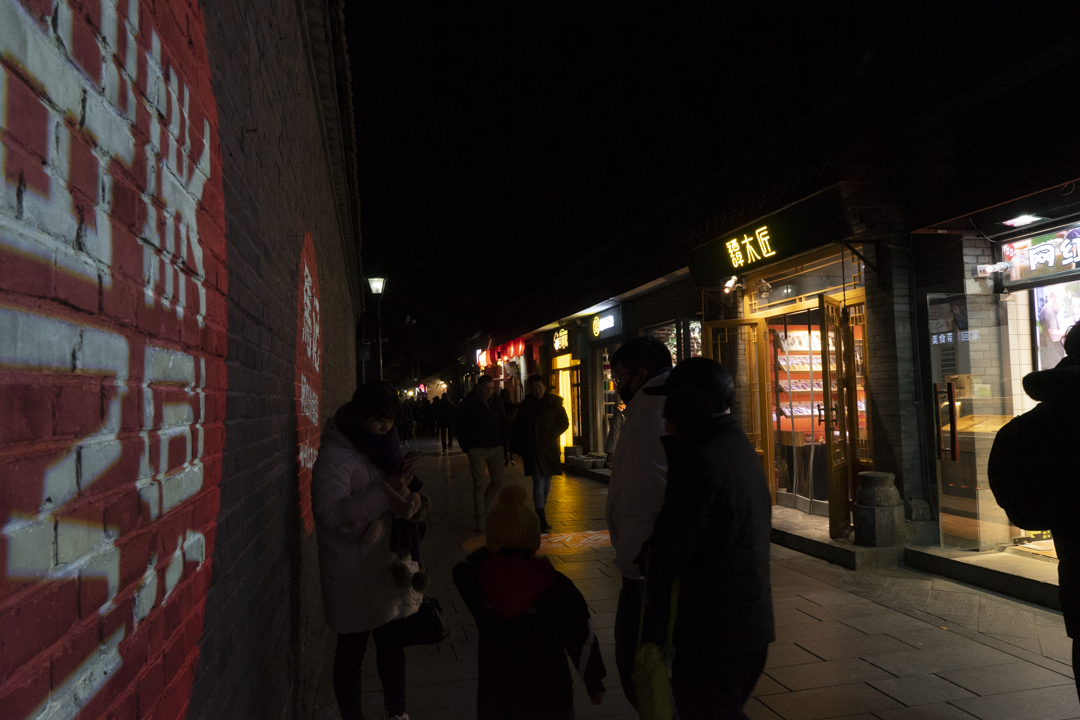
#> input picture vision-artificial/Pipeline de mejora de imagen para entornos de baja visibilidad/images/img1.png, 1080 x 720 px
$ python main.py
#> lines starting #> are read from the running program, lines starting #| are printed output that depends on the picture
import os
import cv2
import numpy as np
import matplotlib.pyplot as plt
from skimage.measure import shannon_entropy
from graphviz import Digraph

# =============================================================================
# BLOQUE 1: CONFIGURACION DE RUTAS
# =============================================================================
# Detectamos donde esta este archivo y subimos un nivel para encontrar la raiz
BASE_DIR = os.path.dirname(os.path.dirname(os.path.abspath(__file__)))

# Definimos rutas relativas para que funcione en cualquier PC
INPUT_DIR = os.path.join(BASE_DIR, "images")
OUT_DIR = os.path.join(BASE_DIR, "results")

# Crear carpeta de salida si no existe
os.makedirs(OUT_DIR, exist_ok=True)

IMG_FILES = ["img1.png", "img2.png", "img3.png", "img4.png"]

# =============================================================================
# BLOQUE 2: FUNCIONES AUXILIARES (MATEMATICAS Y CONVERSION)
# =============================================================================

def read_image_rgb(path):
    """
    Lee la imagen soportando rutas con tildes (ñ, á, ó...) en Windows.
    Usa numpy para leer los bytes raw y luego decodifica con OpenCV.
    """
    if not os.path.exists(path):
        print(f"[AVISO] No encontrado: {path}")
        return None

    try:
        # Leemos el archivo como un array de bytes (esto sí soporta tildes)
        img_array = np.fromfile(path, dtype=np.uint8)
        # Decodificamos esos bytes a una imagen BGR
        bgr = cv2.imdecode(img_array, cv2.IMREAD_COLOR)

        if bgr is None:
            print(f"[ERROR] No se pudo decodificar la imagen: {path}")
            return None

        # Convertimos a RGB para matplotlib
        return cv2.cvtColor(bgr, cv2.COLOR_BGR2RGB)

    except Exception as e:
        print(f"[ERROR CRITICO] Fallo al leer {path}: {e}")
        return None

def to_gray(rgb):
    """Convierte a escala de grises."""
    return cv2.cvtColor(rgb, cv2.COLOR_RGB2GRAY)

def normalize(img):
    """Normaliza de 0-255 a 0.0-1.0 (necesario para math)."""
    return img.astype(np.float32) / 255.0

def denormalize(img):
    """Devuelve de 0.0-1.0 a 0-255 (uint8)."""
    return np.clip(img * 255.0, 0, 255).astype(np.uint8)

def get_metrics_str(img):
    """Calcula media, desviacion y entropia y devuelve un texto formateado."""
    m = np.mean(img)
    s = np.std(img)
    h = shannon_entropy(img)
    return f"Media={m:.0f} Std={s:.0f} H={h:.2f}"

# =============================================================================
# BLOQUE 3: ALGORITMOS DE MEJORA (TEMA 6)
# =============================================================================

def contrast_stretch(img, p_low=2, p_high=98):
    """Estiramiento lineal basado en percentiles (robusto a ruido)."""
    img_float = normalize(img)
    p2, p98 = np.percentile(img_float, (p_low, p_high))
    # Estirar el rango [p2, p98] a [0, 1]
    res = (img_float - p2) / (p98 - p2 + 1e-8)
    return denormalize(np.clip(res, 0, 1))

def gamma_correction(img, gamma=0.5):
    """Correccion Gamma: Expande sombras si gamma < 1."""
    img_float = normalize(img)
    res = np.power(img_float, gamma)
    return denormalize(res)

def log_transform(img):
    """Transformacion Logaritmica: Expande valores bajos."""
    img_float = normalize(img)
    # Formula: c * log(1 + r) / log(1 + max) -> ya normalizado es mas simple
    res = np.log1p(img_float) / np.log1p(1.0)
    return denormalize(res)

def hist_equalization(img):
    """Ecualizacion Global (OpenCV)."""
    return cv2.equalizeHist(img)

# =============================================================================
# BLOQUE 4: GENERACION DE GRAFICAS
# =============================================================================

def save_comparison(fname, gray, processed, method_name):
    """Guarda una imagen comparativa individual."""
    fig, ax = plt.subplots(2, 2, figsize=(10, 8))

    # Original + Hist
    ax[0,0].imshow(gray, cmap='gray'); ax[0,0].set_title(f"Original\n{get_metrics_str(gray)}")
    ax[0,1].hist(gray.ravel(), 256, [0,256], color='k'); ax[0,1].set_title("Hist Original")

    # Procesada + Hist
    ax[1,0].imshow(processed, cmap='gray'); ax[1,0].set_title(f"{method_name}\n{get_metrics_str(processed)}")
    ax[1,1].hist(processed.ravel(), 256, [0,256], color='b'); ax[1,1].set_title("Hist Procesado")

    for a in [ax[0,0], ax[1,0]]: a.axis('off')

    out_path = os.path.join(OUT_DIR, f"{fname}_{method_name}.png")
    plt.tight_layout()
    plt.savefig(out_path)
    plt.close()
    print(f" -> Guardado: {method_name}")

def save_summary_grid(fname, gray):
    """Genera la lamina resumen 3x3 para el Anexo."""
    methods = [
        ("Original", gray),
        ("Gamma 0.4", gamma_correction(gray, 0.4)),
        ("Gamma 0.5", gamma_correction(gray, 0.5)),
        ("Log", log_transform(gray)),
        ("Stretch", contrast_stretch(gray)),
        ("HistEq", hist_equalization(gray))
    ]

    fig, axes = plt.subplots(2, 3, figsize=(15, 10))
    fig.suptitle(f"Analisis Completo: {fname}", fontsize=16)
    axes = axes.flatten()

    for i, (name, img) in enumerate(methods):
        axes[i].imshow(img, cmap='gray')
        axes[i].set_title(f"{name}\n{get_metrics_str(img)}")
        axes[i].axis('off')

    out_path = os.path.join(OUT_DIR, f"ANEXO_{fname}")
    plt.tight_layout()
    plt.savefig(out_path)
    plt.close()
    print(f" -> Guardado Anexo: {fname}")

# =============================================================================
# BLOQUE 5: EJECUCION
# =============================================================================

def main():
    # Plan de accion: Metodo principal para cada imagen
    PLAN = {
        "img1.png": ("Stretch", lambda x: contrast_stretch(x)),
        "img2.png": ("Gamma", lambda x: gamma_correction(x, 0.45)),
        "img3.png": ("HistEq", lambda x: hist_equalization(x)), # Fallo intencionado para informe
        "img4.png": ("Log", lambda x: log_transform(x))         # Fallo intencionado para informe
    }

    print("--- INICIANDO PROCESAMIENTO ---")

    for fname in IMG_FILES:
        path = os.path.join(INPUT_DIR, fname)
        rgb = read_image_rgb(path)
#> in read_image_rgb, bgr is the input picture: shape (720, 1080, 3); mean B, G, R 30.7, 35, 44.2
        if rgb is None: continue

        print(f"Procesando {fname}...")
        gray = to_gray(rgb)

        # 1. Aplicar metodo principal y guardar comparativa
        if fname in PLAN:
            name, func = PLAN[fname]
            processed = func(gray)
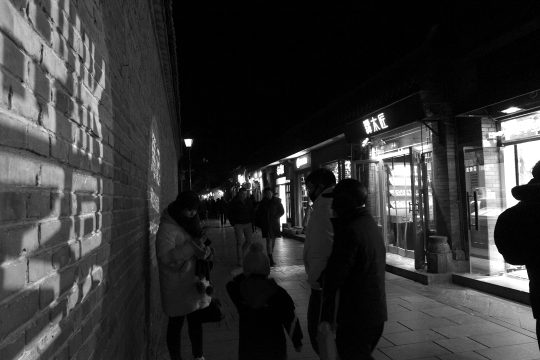
#> processed: shape (720, 1080) (shown at 1/2 size); min 0, max 255, mean 52.2
            save_comparison(fname, gray, processed, name)
#> in get_metrics_str, `m = np.mean(img)`: m = 37.26
#> in get_metrics_str, `s = np.std(img)`: s = 44.33
#> in get_metrics_str, `h = shannon_entropy(img)`: h = 6.37
#> in save_comparison, `plt.savefig(out_path)`:
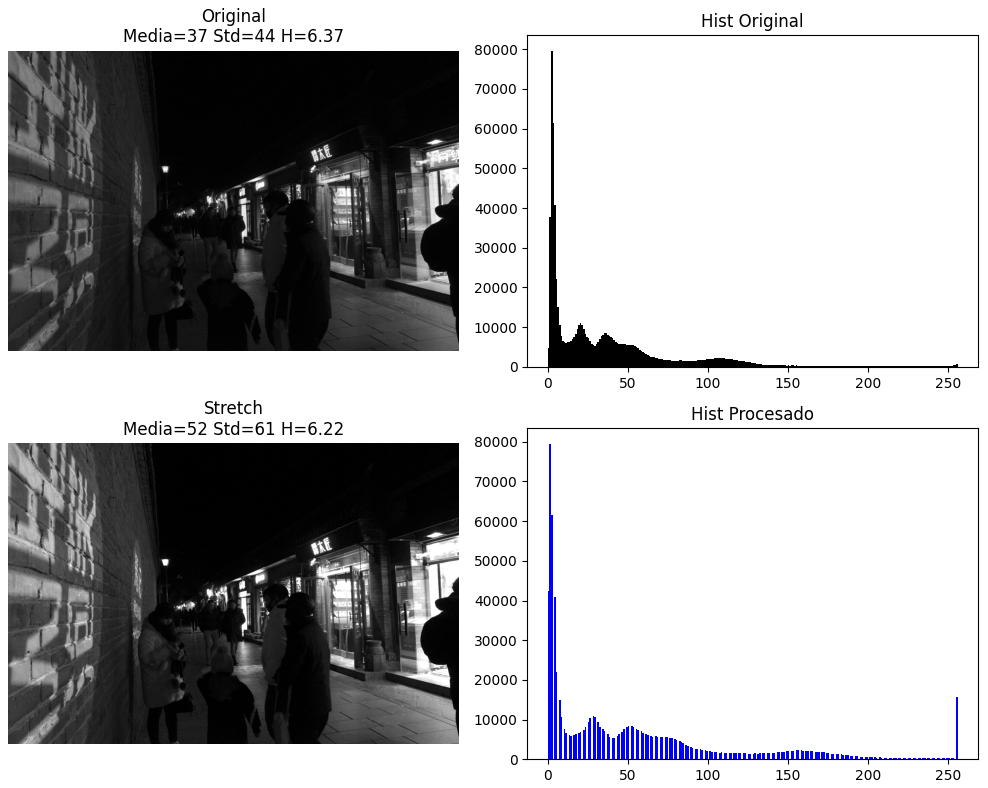
#> figure drawn by matplotlib, 4 panels; panel 2: tallest bar 79541 high, from x = 2 to 3; panel 4: tallest bar 79541 high, from x = 1 to 2

        # 2. Generar lamina de anexo con todo
        save_summary_grid(fname, gray)
#> call 2 of gamma_correction, with gamma = 0.5
#> in gamma_correction (call 2), `res = np.power(img_float, gamma)`:
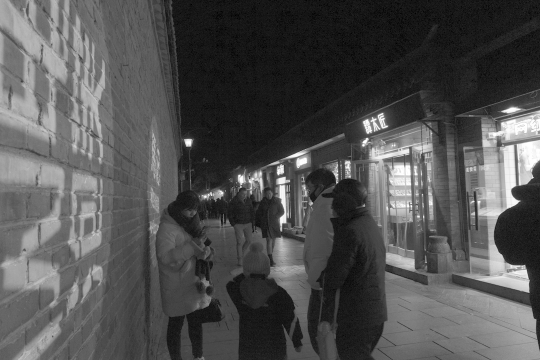
#> res: shape (720, 1080) float32 (shown at 1/2 size); min 0, max 1, mean 0.319
#> in log_transform, `res = np.log1p(img_float) / np.log1p(1.0)`:
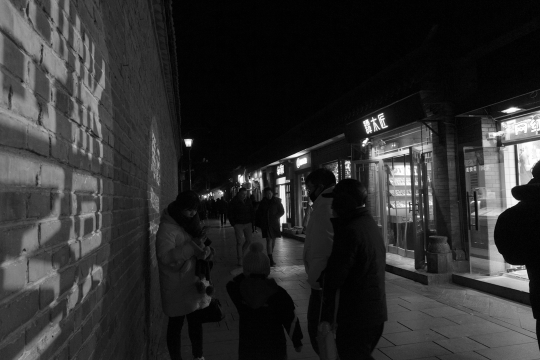
#> res: shape (720, 1080) float32 (shown at 1/2 size); min 0, max 1, mean 0.182
#> in hist_equalization, `return cv2.equalizeHist(img)`:
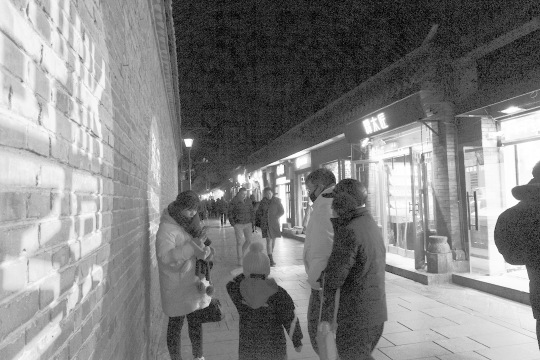
#> returned value: shape (720, 1080) (shown at 1/2 size); min 0, max 255, mean 130.3
#> the loop in save_summary_grid, `for i, (name, img) in enumerate(methods):` made 6 passes
#> (name, m in get_metrics_str, s in get_metrics_str, h in get_metrics_str) on passes 1 to 6: ('Original', 37.26, 44.33, 6.37), ('Gamma 0.4', 98.19, 53.51, 6.24), ('Gamma 0.5', 80.85, 53.6, 6.29), ('Log', 46, 50.03, 6.36), ('Stretch', 52.24, 61.02, 6.22), ('HistEq', 130.3, 70.63, 6.11)
#> pass 2 of the loop in main, `for fname in IMG_FILES:`:
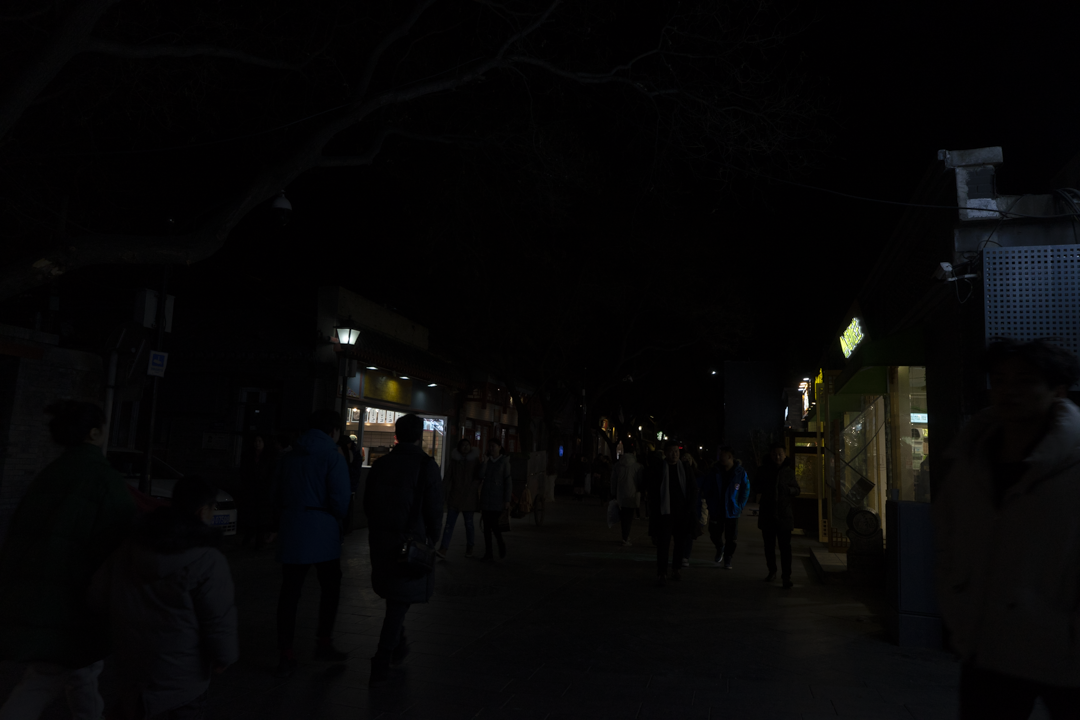
#> input picture vision-artificial/Pipeline de mejora de imagen para entornos de baja visibilidad/images/img2.png, 1080 x 720 px
#> in read_image_rgb, bgr is the input picture: shape (720, 1080, 3); mean B, G, R 6.5, 6.3, 6.7
#> in main, `processed = func(gray)`:
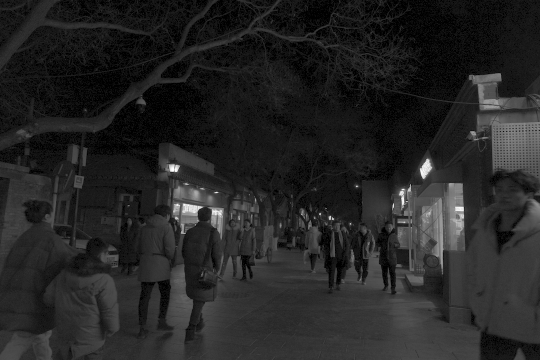
#> processed: shape (720, 1080) (shown at 1/2 size); min 0, max 255, mean 36.6
#> in hist_equalization (call 2), `return cv2.equalizeHist(img)`:
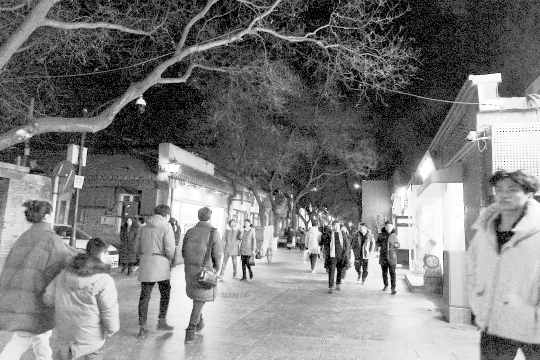
#> returned value: shape (720, 1080) (shown at 1/2 size); min 0, max 255, mean 123.9
#> the loop in save_summary_grid (call 2), `for i, (name, img) in enumerate(methods):` made 6 passes
#> (name, m in get_metrics_str, s in get_metrics_str, h in get_metrics_str) on passes 1 to 4: ('Original', 6.27, 13.53, 3.95), ('Gamma 0.4', 43.9, 30.04, 3.94), ('Gamma 0.5', 30.27, 25.41, 3.95), ('Log', 8.09, 16.15, 3.95)
#> pass 3 of the loop in main, `for fname in IMG_FILES:`:
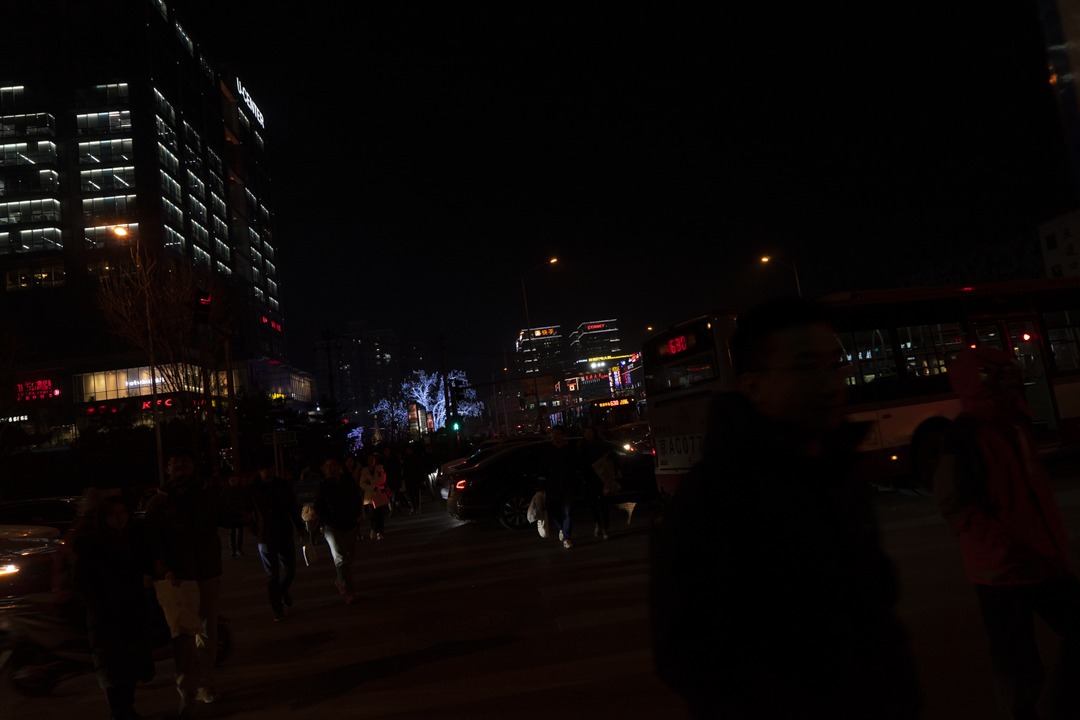
#> input picture vision-artificial/Pipeline de mejora de imagen para entornos de baja visibilidad/images/img3.png, 1080 x 720 px
#> in read_image_rgb, bgr is the input picture: shape (720, 1080, 3); mean B, G, R 6.1, 6.7, 11.1
#> in main, `processed = func(gray)`:
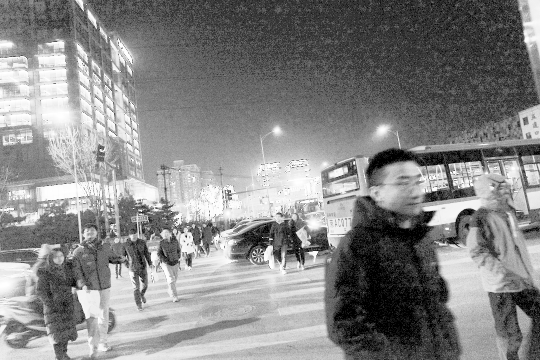
#> processed: shape (720, 1080) (shown at 1/2 size); min 0, max 255, mean 133.8
#> in denormalize (call 14), `return np.clip(img * 255.0, 0, 255).astype(np.uint8)`:
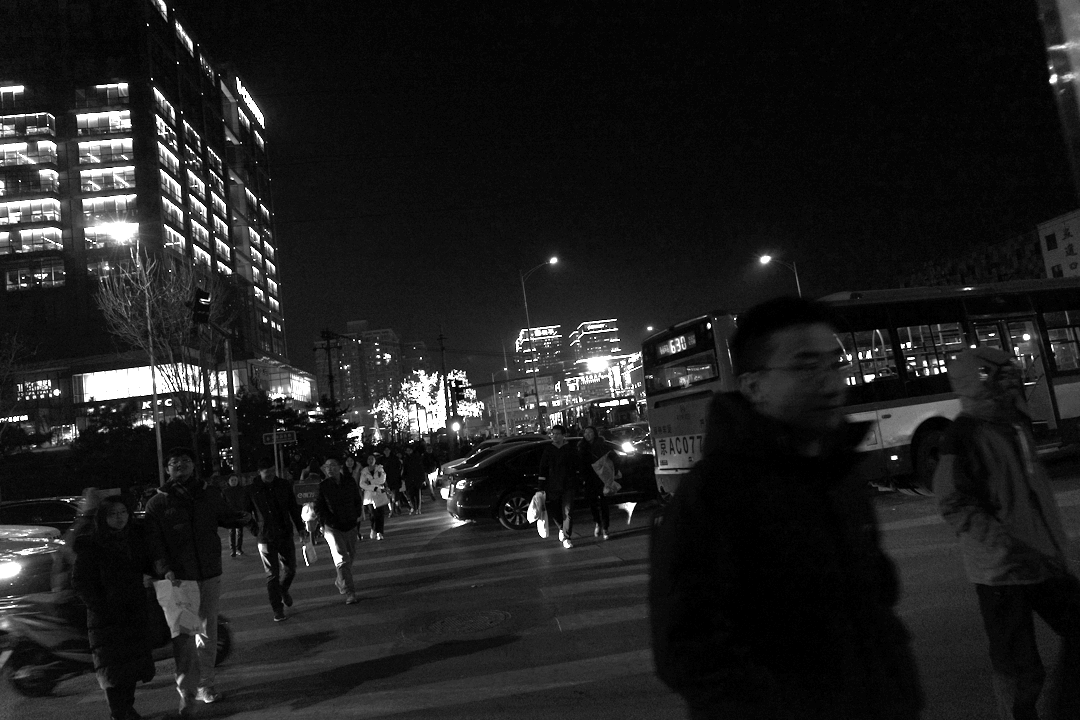
#> returned value: shape (720, 1080); min 0, max 255, mean 31
#> the loop made 4 passes; the first 3 are shown

    print("\n--- HECHO: Revisa la carpeta 'results' ---")

if __name__ == "__main__":
    main()
